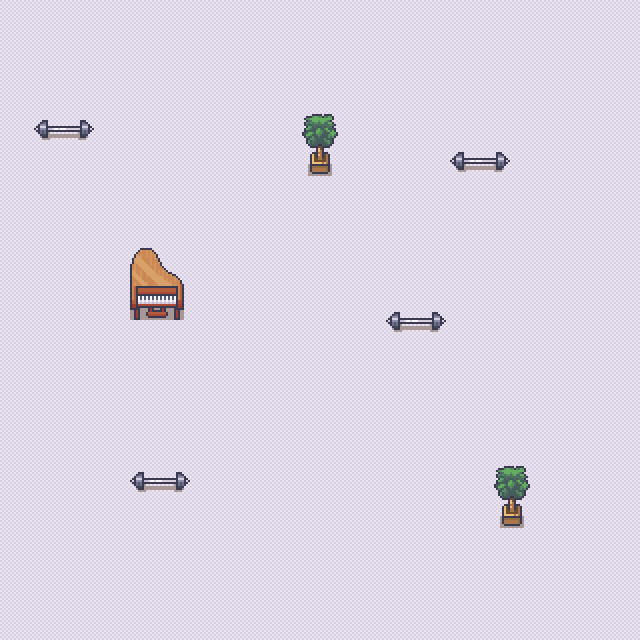

A level layout from a 2D game, rendered from its tile map. Below: a short description, then the map file with its tile-grid data intact:
An orthogonal 20x20 tile map with 32x32 px tiles, 2 tile layers (Background, Blocked).

<map version="1.5" tiledversion="1.7.2" orientation="orthogonal" renderorder="right-down" width="20" height="20" tilewidth="32" tileheight="32" infinite="0" nextlayerid="6" nextobjectid="2">
 <editorsettings>
  <export target="lexpo_map.json" format="json" />
 </editorsettings>
 <tileset firstgid="1" name="interior_tiles" tilewidth="32" tileheight="32" tilecount="17024" columns="16">
  <image source="../tilesets/Interiors_32x32.png" width="512" height="34048" />
 </tileset>
 <layer id="4" name="Background" width="20" height="20">
  <data encoding="csv">
2501,2501,2501,2501,2501,2501,2501,2501,2501,2501,2501,2501,2501,2501,2501,2501,2501,2501,2501,2501,
2501,2501,2501,2501,2501,2501,2501,2501,2501,2501,2501,2501,2501,2501,2501,2501,2501,2501,2501,2501,
2501,2501,2501,2501,2501,2501,2501,2501,2501,2501,2501,2501,2501,2501,2501,2501,2501,2501,2501,2501,
2501,2501,2501,2501,2501,2501,2501,2501,2501,2501,2501,2501,2501,2501,2501,2501,2501,2501,2501,2501,
2501,2501,2501,2501,2501,2501,2501,2501,2501,2501,2501,2501,2501,2501,2501,2501,2501,2501,2501,2501,
2501,2501,2501,2501,2501,2501,2501,2501,2501,2501,2501,2501,2501,2501,2501,2501,2501,2501,2501,2501,
2501,2501,2501,2501,2501,2501,2501,2501,2501,2501,2501,2501,2501,2501,2501,2501,2501,2501,2501,2501,
2501,2501,2501,2501,2501,2501,2501,2501,2501,2501,2501,2501,2501,2501,2501,2501,2501,2501,2501,2501,
2501,2501,2501,2501,2501,2501,2501,2501,2501,2501,2501,2501,2501,2501,2501,2501,2501,2501,2501,2501,
2501,2501,2501,2501,2501,2501,2501,2501,2501,2501,2501,2501,2501,2501,2501,2501,2501,2501,2501,2501,
2501,2501,2501,2501,2501,2501,2501,2501,2501,2501,2501,2501,2501,2501,2501,2501,2501,2501,2501,2501,
2501,2501,2501,2501,2501,2501,2501,2501,2501,2501,2501,2501,2501,2501,2501,2501,2501,2501,2501,2501,
2501,2501,2501,2501,2501,2501,2501,2501,2501,2501,2501,2501,2501,2501,2501,2501,2501,2501,2501,2501,
2501,2501,2501,2501,2501,2501,2501,2501,2501,2501,2501,2501,2501,2501,2501,2501,2501,2501,2501,2501,
2501,2501,2501,2501,2501,2501,2501,2501,2501,2501,2501,2501,2501,2501,2501,2501,2501,2501,2501,2501,
2501,2501,2501,2501,2501,2501,2501,2501,2501,2501,2501,2501,2501,2501,2501,2501,2501,2501,2501,2501,
2501,2501,2501,2501,2501,2501,2501,2501,2501,2501,2501,2501,2501,2501,2501,2501,2501,2501,2501,2501,
2501,2501,2501,2501,2501,2501,2501,2501,2501,2501,2501,2501,2501,2501,2501,2501,2501,2501,2501,2501,
2501,2501,2501,2501,2501,2501,2501,2501,2501,2501,2501,2501,2501,2501,2501,2501,2501,2501,2501,2501,
2501,2501,2501,2501,2501,2501,2501,2501,2501,2501,2501,2501,2501,2501,2501,2501,2501,2501,2501,2501
</data>
 </layer>
 <layer id="5" name="Blocked" width="20" height="20">
  <data encoding="csv">
0,0,0,0,0,0,0,0,0,0,0,0,0,0,0,0,0,0,0,0,
0,0,0,0,0,0,0,0,0,0,0,0,0,0,0,0,0,0,0,0,
0,0,0,0,0,0,0,0,0,0,0,0,0,0,0,0,0,0,0,0,
0,1521,1522,0,0,0,0,0,0,427,428,0,0,0,0,0,0,0,0,0,
0,1537,1538,0,0,0,0,0,0,443,444,0,0,0,1521,1522,0,0,0,0,
0,0,0,0,0,0,0,0,0,459,460,0,0,0,1537,1538,0,0,0,0,
0,0,0,0,0,0,0,0,0,0,0,0,0,0,0,0,0,0,0,0,
0,0,0,0,1123,1124,0,0,0,0,0,0,0,0,0,0,0,0,0,0,
0,0,0,0,1139,1140,0,0,0,0,0,0,0,0,0,0,0,0,0,0,
0,0,0,0,1155,1156,0,0,0,0,0,0,1521,1522,0,0,0,0,0,0,
0,0,0,0,0,0,0,0,0,0,0,0,1537,1538,0,0,0,0,0,0,
0,0,0,0,0,0,0,0,0,0,0,0,0,0,0,0,0,0,0,0,
0,0,0,0,0,0,0,0,0,0,0,0,0,0,0,0,0,0,0,0,
0,0,0,0,0,0,0,0,0,0,0,0,0,0,0,0,0,0,0,0,
0,0,0,0,1521,1522,0,0,0,0,0,0,0,0,0,427,428,0,0,0,
0,0,0,0,1537,1538,0,0,0,0,0,0,0,0,0,443,444,0,0,0,
0,0,0,0,0,0,0,0,0,0,0,0,0,0,0,459,460,0,0,0,
0,0,0,0,0,0,0,0,0,0,0,0,0,0,0,0,0,0,0,0,
0,0,0,0,0,0,0,0,0,0,0,0,0,0,0,0,0,0,0,0,
0,0,0,0,0,0,0,0,0,0,0,0,0,0,0,0,0,0,0,0
</data>
 </layer>
</map>
